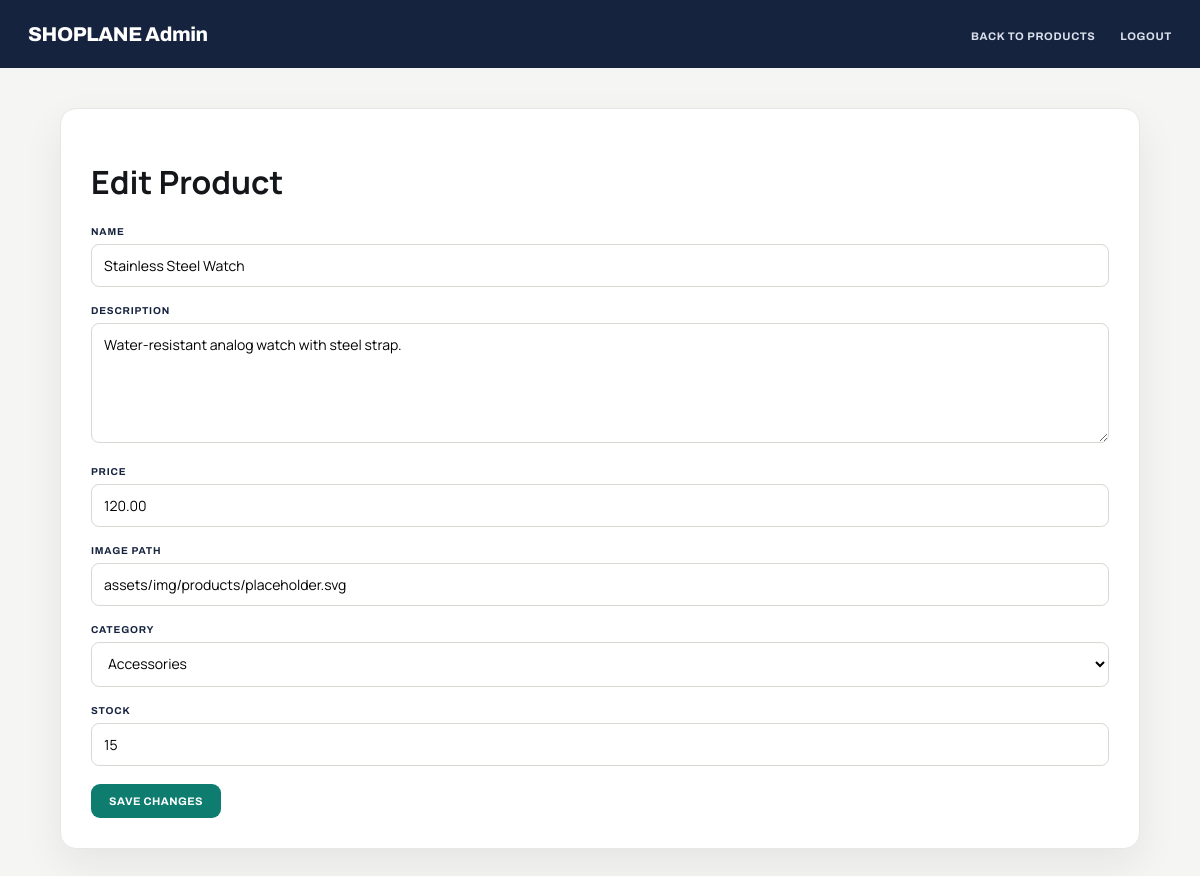
Page /admin/product-edit.php?id=8 (signed in) on the earlier database version.
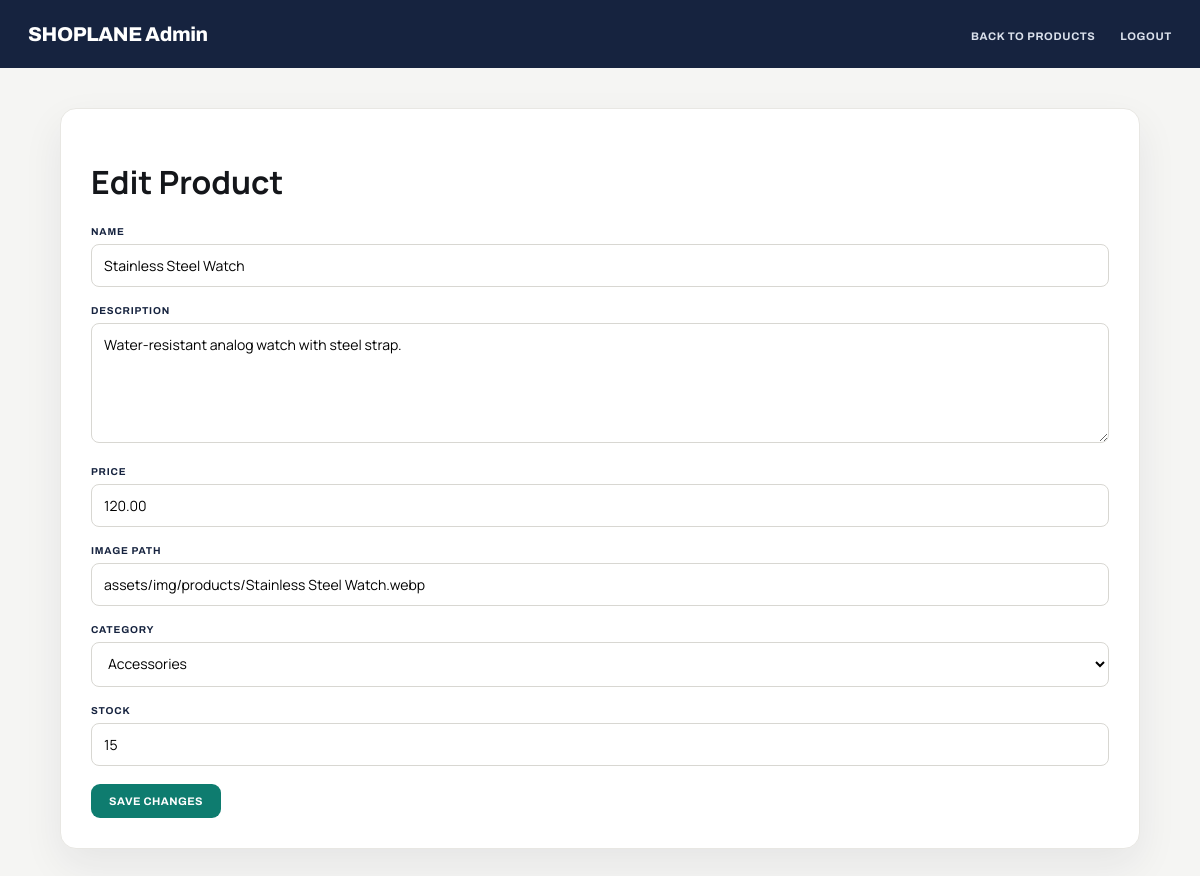
Same page on the later database version.
### tables this page shows
CREATE TABLE products (
  id INT AUTO_INCREMENT PRIMARY KEY,
  name VARCHAR(150) NOT NULL,
  description TEXT,
  price DECIMAL(10,2) NOT NULL,
  image VARCHAR(255) NOT NULL DEFAULT 'assets/img/products/placeholder.png',
  category VARCHAR(80),
  stock INT DEFAULT 0,
  created_at TIMESTAMP DEFAULT CURRENT_TIMESTAMP,
  CONSTRAINT chk_products_price CHECK (price >= 0),
  CONSTRAINT chk_products_stock CHECK (stock >= 0)
);

### includes/functions.php (called while the page is built)
<?php
function asset($relativePath)
{
    $fullPath = __DIR__ . '/../' . $relativePath;
    $version = file_exists($fullPath) ? filemtime($fullPath) : time();
    return $relativePath . '?v=' . $version;
}

### admin/product-edit.php (the view, shortened to what this page needs)
<?php
require_once __DIR__ . '/../includes/db.php';
$id = filter_input(INPUT_GET, 'id', FILTER_VALIDATE_INT);
$stmt = $pdo->prepare('SELECT id, name, description, price, image, category, stock FROM products WHERE id = ?');
$stmt->execute([$id]);
$product = $stmt->fetch();
$name = $product['name'];
$description = $product['description'];
$price = $product['price'];
$image = $product['image'];
$category = $product['category'];
$stock = $product['stock'];
?>
<!DOCTYPE html>
<html lang="en">
<head>
    <link rel="stylesheet" href="../<?php echo asset('assets/css/admin.css'); ?>">
</head>
<body>
    <div id="adminBar">
        <div id="adminBrand"> SHOPLANE Admin </div>
        <div id="adminNav">
            <a href="index.php"> Back to Products </a>
            <a href="../logout.php"> Logout </a>
        </div>
    </div>
    <main id="adminContainer">
        <h1> Edit Product </h1>
        <form class="adminForm" method="post" action="product-edit.php?id=<?php echo (int) $id; ?>" id="productForm" novalidate>
            <div class="formGroup">
                <label for="name"> Name </label>
                <input type="text" id="name" name="name" value="<?php echo htmlspecialchars($name); ?>" maxlength="150" required>
            </div>
            <div class="formGroup">
                <label for="description"> Description </label>
                <textarea id="description" name="description"><?php echo htmlspecialchars($description); ?></textarea>
            </div>
            <div class="formGroup">
                <label for="price"> Price </label>
                <input type="number" id="price" name="price" value="<?php echo htmlspecialchars($price); ?>" min="0" max="99999999.99" step="0.01" required>
            </div>
            <div class="formGroup">
                <label for="image"> Image Path </label>
                <input type="text" id="image" name="image" value="<?php echo htmlspecialchars($image); ?>" maxlength="255">
            </div>
            <div class="formGroup">
                <label for="category"> Category </label>
                <select id="category" name="category">
                    <option value="accessories" <?php echo $category === 'accessories' ? 'selected' : ''; ?>>Accessories</option>
                </select>
            </div>
            <div class="formGroup">
                <label for="stock"> Stock </label>
                <input type="number" id="stock" name="stock" value="<?php echo htmlspecialchars($stock); ?>" min="0" max="2147483647" step="1" required>
            </div>
            <button type="submit" id="adminSubmit"> Save Changes </button>
        </form>
    </main>
</body>
</html>

Differences in the rows shown:
changed products "Stainless Steel Watch": image "assets/img/products/placeholder.svg" → "assets/img/products/Stainless Steel Watch.webp"
